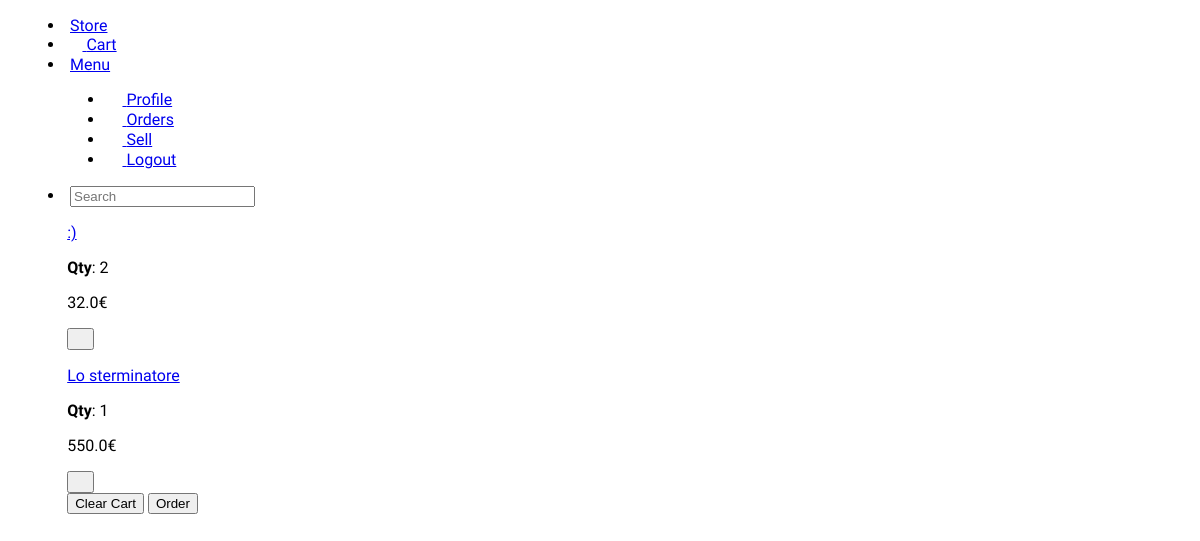
/cart (signed in), run on an earlier commit of the app's database.
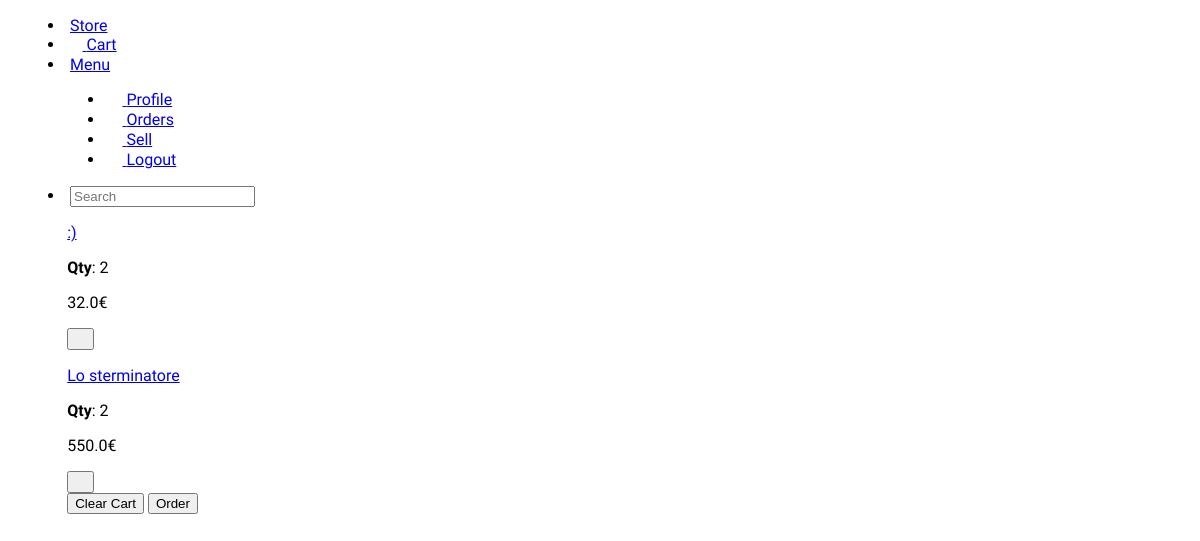
And on a later commit of the database.
### tables.py (models this page shows, shortened)
class Base(DeclarativeBase):
    pass

class CartProducts(Base):
    __tablename__ = 'cart_product'
    user_id: Mapped[int] = mapped_column(ForeignKey('users.id'), primary_key=True)
    product_id: Mapped[int] = mapped_column(ForeignKey('products.id'), primary_key=True)
    quantity: Mapped[int]
    product: Mapped['Product'] = relationship(back_populates='cart_product')
    user: Mapped['User'] = relationship(back_populates='cart_products')

class Product(Base):
    __tablename__ = 'products'
    id: Mapped[int] = mapped_column(primary_key=True, autoincrement=True)
    user_id: Mapped[int] = mapped_column(ForeignKey(User.id), nullable=False)
    brand: Mapped[str] = mapped_column(nullable=True)
    category_id: Mapped[int] = mapped_column(ForeignKey(Category.id))
    product_name: Mapped[str] = mapped_column(nullable=False)
    date: Mapped[datetime] = mapped_column(nullable=True)
    price: Mapped[float] = mapped_column(nullable=False)
    availability: Mapped[int] = mapped_column(nullable=False)
    descr: Mapped[str] = mapped_column(nullable=True)
    image_filename: Mapped[str] = mapped_column(nullable=False)
    cart_product: Mapped[List['CartProducts']] = relationship(back_populates='product')
    orders: Mapped[List['OrderProducts']] = relationship(back_populates='product')
    seller: Mapped['User'] = relationship('User')

### app.py (the view)
@app.route('/cart' , methods=['GET', 'POST'])
@login_required
def cart():
    if request.method == 'GET':
        products = db_session.scalars(select(CartProducts).where(CartProducts.user_id == int(current_user.get_id()))).all()
        return render_template('cart.html', cart_items=products)
    else:
        if request.form.get('clear_cart') == 'clear':
            db_session.execute(delete(CartProducts).where(CartProducts.user_id == current_user.get_id()))
            return redirect(url_for('cart'))

### app.py (called while the page is built)
@login_manager.user_loader
def load_user(user_id):
    return db_session.scalar(select(User).where(User.id == int(user_id))) # Dovrebbe ritornare 'None' se l'ID non è valido

### templates/cart.html (shortened to what this page needs)
{% extends 'base.html' %}
{% block content %}
    <div class="container-big">
        {% for item in cart_items %}
            <form method="post" class="border p-1">
                <div class="flex">
                    <div class="col-7">
                        <p class="larger"><a class="default" href="/product-details/{{item.product.id}}">{{item.product.product_name}}</a></p>
                        <p><b>Qty</b>: {{item.quantity}}</p>
                    </div>
                    <div>
                        <p class="py-.25 px-.5 bg-success border-r">{{ item.product.price }}€</p>
                        <button class="danger" type="submit" name="delete-item"><i class="bi bi-trash-fill"></i></button>
                    </div>
                </div>
            </form>
        {% endfor %}
        <form method="post" onsubmit="">
            <button name="clear_cart" class="danger" type="submit" value="clear">Clear Cart</button>
            <button name="place_order" class="" type="submit">Order</button>
        </form>
    </div>
{% endblock %}

### templates/base.html (shortened to what this page needs)
<!DOCTYPE html>
<html>
    <head>
        {% block head %}
        <link rel="stylesheet" href="https://matcha.mizu.sh/matcha.css">
        <link rel="stylesheet" href="../static/css/styles2.css">
        <link href="../static/icons/font/bootstrap-icons.css" rel="stylesheet">
        {% endblock %}
    </head>
    <body>
        {% include 'nav.html' %}
        {% block content %}
        {% endblock %}
    </body>
</html>

### templates/nav.html
<menu>
    <li><a href="/home">Store</a></li>
    <li><a href="/cart"><i class="bi bi-cart3"></i> Cart</a></li>
    <li>
        <a href="#">Menu</a>
        <menu>
            <li class="{% if request.path == '/profile' %} selected {% endif %}"><a href="/profile"><i class="bi bi-person-fill"></i> Profile</a></li>
            <li class="{% if request.path == '/orders' %} selected {% endif %}"><a href="/orders"><i class="bi bi-box-seam"></i> Orders</a></li>
            <li class="{% if request.path ==  '/sell' %} selected {% endif %}"><a href="/sell"><i class="bi bi-cash-coin"></i> Sell</a></li>
            {% if current_user.is_authenticated %}
                <li class="attention"><a href="/logout"><i class="bi bi-box-arrow-left"></i> Logout</a></li>
            {% endif %}
        </menu>
    </li>
    <li class="m-0" ><input type="search" placeholder="Search"></li>
</menu>

### static/css/styles2.css (style rules this page uses)
body { font-family: "Onest"; }
.container-big { width: 90%; margin: 0 auto; }
.col-7 { flex: 70%; }
.border { border: 2px solid var(--bd-muted); border-radius: var(--bd-radius); }
.border-r { border-radius: var(--bd-radius); }

What changed in the data, as far as the page shows it:
changed CartProducts "Lo sterminatore": quantity "1" → "2"
